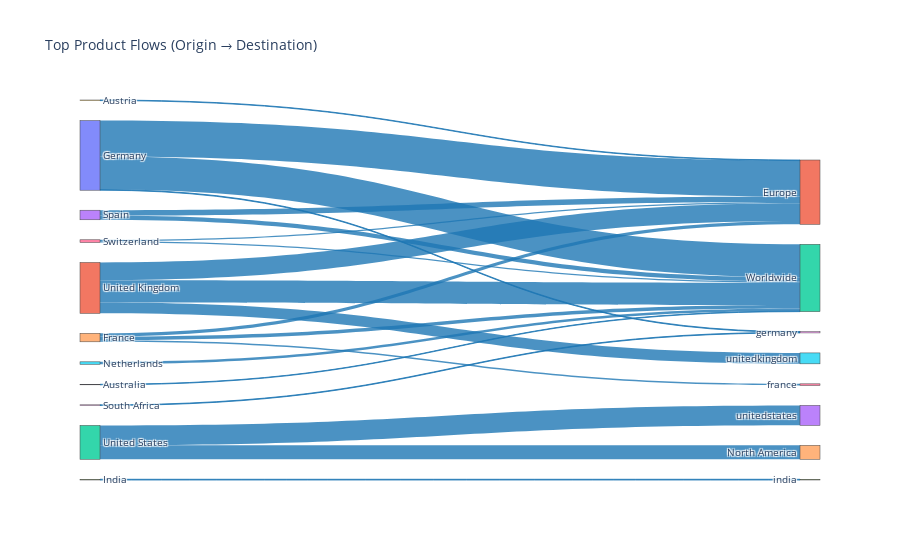

Notebook code for this chart:
### Code cell
import plotly.graph_objects as go

df['destination'] = df['destination'].str.strip().str.lower().str.replace('-', '').str.replace(' ', '')
df['destination'] = df['destination'].replace({
    'worldwide': 'Worldwide',
    'worldwide.': 'Worldwide',
    'worldwideandmore': 'Worldwide',
    'germanyand1more': 'Nan',
    'germanyand38more': 'Nan',
    'germanyand49more': 'Nan',
    'europeand1more': 'Europe',
    'europe+5': 'Europe',
    'europeanunion': 'Europe',
    'northamerica': 'North America',
    'europe': 'Europe',
        'europeand5more': 'Europe'
})




sankey_data = df[['origin', 'destination']].dropna()
sankey_data = sankey_data[sankey_data['origin'] != sankey_data['destination']]
top_flows = sankey_data.value_counts().reset_index().rename(columns={0: 'count'}).head(20)

origins = top_flows['origin'].unique().tolist()
destinations = top_flows['destination'].unique().tolist()
labels = origins + destinations
source_indices = [labels.index(o) for o in top_flows['origin']]
target_indices = [labels.index(d) for d in top_flows['destination']]

fig = go.Figure(data=[go.Sankey(
    node=dict(label=labels),
    link=dict(
        source=source_indices,
        target=target_indices,
        value=top_flows['count'] * 3,
        color='rgba(31, 119, 180, 0.8)'  # semi-transparent blue
    )
)])

fig.update_layout(title_text="Top Product Flows (Origin → Destination)", font_size=10)
fig.show()

### Figure 1 — Plotly figure (JSON) as saved in the notebook; plotly's stock layout.template omitted (floating-point values rounded to 4 significant figures)
{"data": [{"link": {"color": "rgba(31, 119, 180, 0.8)", "source": [0, 0, 1, 2, 1, 2, 1, 3, 3, 4, 4, 5, 4, 6, 6, 7, 0, 8, 9, 10], "target": [11, 12, 12, 13, 11, 14, 15, 11, 12, 12, 11, 12, 16, 11, 12, 17, 18, 18, 11, 12], "value": [2085, 1914, 1287, 1155, 1029, 807, 633, 312, 243, 213, 186, 144, 93, 84, 72, 42, 39, 36, 33, 30]}, "node": {"label": ["Germany", "United Kingdom", "United States", "Spain", "France", "Netherlands", "Switzerland", "India", "South Africa", "Austria", "Australia", "Europe", "Worldwide", "unitedstates", "North America", "unitedkingdom", "france", "india", "germany"]}, "type": "sankey"}], "layout": {"font": {"size": 10}, "title": {"text": "Top Product Flows (Origin → Destination)"}}}
